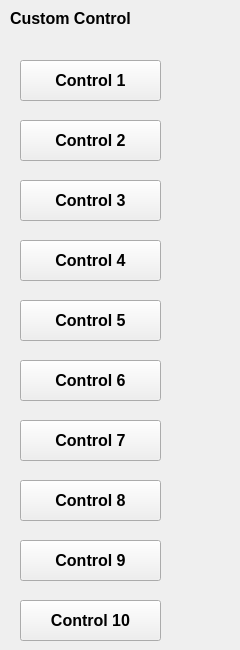
   <widget class="QWidget" name="CUSTOM">
    <widget class="QLabel" name="label_33">
     <property name="geometry">
      <rect>
       <x>10</x>
       <y>10</y>
       <width>221</width>
       <height>17</height>
      </rect>
     </property>
     <property name="font">
      <font>
       <pointsize>12</pointsize>
       <weight>75</weight>
       <bold>true</bold>
      </font>
     </property>
     <property name="styleSheet">
      <string notr="true"/>
     </property>
     <property name="frameShape">
      <enum>QFrame::NoFrame</enum>
     </property>
     <property name="text">
      <string>Custom Control</string>
     </property>
    </widget>
    <widget class="QPushButton" name="Customctrlbtn_1">
     <property name="geometry">
      <rect>
       <x>20</x>
       <y>60</y>
       <width>141</width>
       <height>41</height>
      </rect>
     </property>
     <property name="font">
      <font>
       <pointsize>12</pointsize>
       <weight>75</weight>
       <bold>true</bold>
      </font>
     </property>
     <property name="text">
      <string>Control 1</string>
     </property>
    </widget>
    <widget class="QPushButton" name="Customctrlbtn_6">
     <property name="geometry">
      <rect>
       <x>20</x>
       <y>360</y>
       <width>141</width>
       <height>41</height>
      </rect>
     </property>
     <property name="font">
      <font>
       <pointsize>12</pointsize>
       <weight>75</weight>
       <bold>true</bold>
      </font>
     </property>
     <property name="text">
      <string>Control 6</string>
     </property>
    </widget>
    <widget class="QPushButton" name="Customctrlbtn_2">
     <property name="geometry">
      <rect>
       <x>20</x>
       <y>120</y>
       <width>141</width>
       <height>41</height>
      </rect>
     </property>
     <property name="font">
      <font>
       <pointsize>12</pointsize>
       <weight>75</weight>
       <bold>true</bold>
      </font>
     </property>
     <property name="text">
      <string>Control 2</string>
     </property>
    </widget>
    <widget class="QPushButton" name="Customctrlbtn_4">
     <property name="geometry">
      <rect>
       <x>20</x>
       <y>240</y>
       <width>141</width>
       <height>41</height>
      </rect>
     </property>
     <property name="font">
      <font>
       <pointsize>12</pointsize>
       <weight>75</weight>
       <bold>true</bold>
      </font>
     </property>
     <property name="text">
      <string>Control 4</string>
     </property>
    </widget>
    <widget class="QPushButton" name="Customctrlbtn_5">
     <property name="geometry">
      <rect>
       <x>20</x>
       <y>300</y>
       <width>141</width>
       <height>41</height>
      </rect>
     </property>
     <property name="font">
      <font>
       <pointsize>12</pointsize>
       <weight>75</weight>
       <bold>true</bold>
      </font>
     </property>
     <property name="text">
      <string>Control 5</string>
     </property>
    </widget>
    <widget class="QPushButton" name="Customctrlbtn_7">
     <property name="geometry">
      <rect>
       <x>20</x>
       <y>420</y>
       <width>141</width>
       <height>41</height>
      </rect>
     </property>
     <property name="font">
      <font>
       <pointsize>12</pointsize>
       <weight>75</weight>
       <bold>true</bold>
      </font>
     </property>
     <property name="text">
      <string>Control 7</string>
     </property>
    </widget>
    <widget class="QPushButton" name="Customctrlbtn_8">
     <property name="geometry">
      <rect>
       <x>20</x>
       <y>480</y>
       <width>141</width>
       <height>41</height>
      </rect>
     </property>
     <property name="font">
      <font>
       <pointsize>12</pointsize>
       <weight>75</weight>
       <bold>true</bold>
      </font>
     </property>
     <property name="text">
      <string>Control 8</string>
     </property>
    </widget>
    <widget class="QPushButton" name="Customctrlbtn_3">
     <property name="geometry">
      <rect>
       <x>20</x>
       <y>180</y>
       <width>141</width>
       <height>41</height>
      </rect>
     </property>
     <property name="font">
      <font>
       <pointsize>12</pointsize>
       <weight>75</weight>
       <bold>true</bold>
      </font>
     </property>
     <property name="text">
      <string>Control 3</string>
     </property>
    </widget>
    <widget class="QPushButton" name="Customctrlbtn_9">
     <property name="geometry">
      <rect>
       <x>20</x>
       <y>540</y>
       <width>141</width>
       <height>41</height>
      </rect>
     </property>
     <property name="font">
      <font>
       <pointsize>12</pointsize>
       <weight>75</weight>
       <bold>true</bold>
      </font>
     </property>
     <property name="text">
      <string>Control 9</string>
     </property>
    </widget>
    <widget class="QPushButton" name="Customctrlbtn_10">
     <property name="geometry">
      <rect>
       <x>20</x>
       <y>600</y>
       <width>141</width>
       <height>41</height>
      </rect>
     </property>
     <property name="font">
      <font>
       <pointsize>12</pointsize>
       <weight>75</weight>
       <bold>true</bold>
      </font>
     </property>
     <property name="text">
      <string>Control 10</string>
     </property>
    </widget>
   </widget>
